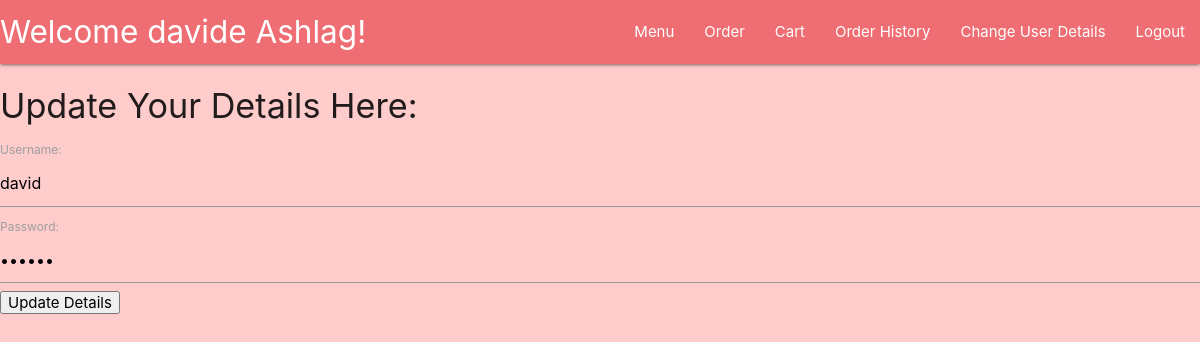
The app's page /userchange (signed in) with its own data.
### models/User.py (models this page shows)
class User(db.Model,UserMixin):
    id = db.Column(db.Integer, primary_key=True)
    username = db.Column(db.String(20), nullable=False, unique=True)
    password = db.Column(db.String(40), nullable=False)
    first_name = db.Column(db.String(15), nullable=False)
    last_name = db.Column(db.String(20), nullable=False)
    is_staff = db.Column(db.Boolean,default=False)
    email = db.Column(db.String(100), nullable=False, unique=True)
    carts = db.relationship('Cart', backref='user')

### controllers/Customers.py (the view, shortened to what this page needs)
@login_required
def userchange():
    return render_template('userchange.html', user=current_user)

### auth.py (called while the page is built)
@login_manager.user_loader
def load_user(user_id):
    return User.query.get(int(user_id))

### templates/userchange.html (shortened to what this page needs)
{% extends 'layout.html' %} {% block content %}
<h4>Update Your Details Here:</h4>
<form method="post">
  <label for="username">Username:</label>
  <input
    type="text"
    id="username"
    name="username"
    value="{{ user.username }}"
  />
  <label for="password">Password:</label>
  <input
    type="password"
    id="password"
    name="password"
    value="{{ user.password }}"
  />
  <button type="submit">Update Details</button>
</form>
{% endblock %}

### templates/layout.html (shortened to what this page needs)
<!DOCTYPE html>
<html lang="en">
  <head>
    <link
      rel="stylesheet"
      href="https://cdnjs.cloudflare.com/ajax/libs/materialize/1.0.0/css/materialize.min.css"
    />
  </head>
  <body>
    <nav>
       {% if current_user.is_authenticated == True %}
      <div class="nav-wrapper">
        <a href="/" class="brand-logo">
          Welcome {{current_user.first_name}} {{current_user.last_name}}!
        </a>
        <ul id="nav-mobile" class="right hide-on-med-and-down">
          {% if current_user.is_staff == False %}
          <li><a href="/categories">Menu</a></li>
          <li><a href="/categories">Order</a></li>
          <li><a href="/cart">Cart</a></li>
          <li><a href="/orderhistory">Order History</a></li>
          <li><a href="/userchange">Change User Details</a></li>
          <li><a href="/logout">Logout</a></li>
          {% else %}
          <li><a href="/categories">Menu</a></li>
          <li><a href="/dishmanagement">Dish Management</a></li>
          <li><a href="/deliverymanagement">Admin Management</a></li>
          <li><a href="/userchange">Change User Details</a></li>
          <li><a href="/logout">Logout</a></li>
          {% endif %}
        </ul>
      </div>
      {% endif %}
    </nav>
    {% block content %} {% endblock %}
  </body>
</html>

### templates/layout.html (style rules this page uses)
body { background-color: #ffcccc; }

### records on screen
User: first_name "davide", last_name "Ashlag", username "david"
